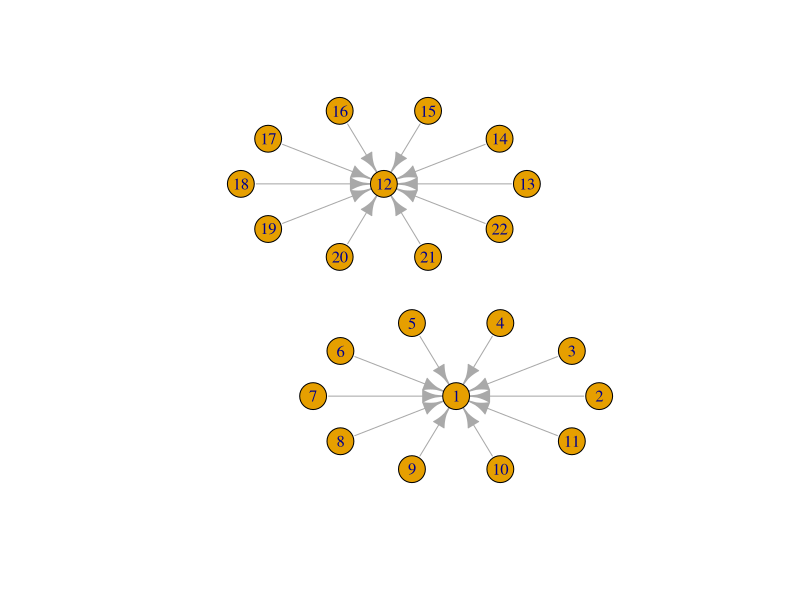

This chart was generated by the following R code:
library(igraph)


### Name: add_layout_
### Title: Add layout to graph
### Aliases: add_layout_

### ** Examples

(make_star(11) + make_star(11)) %>%
  add_layout_(as_star(), component_wise()) %>%
  plot()
